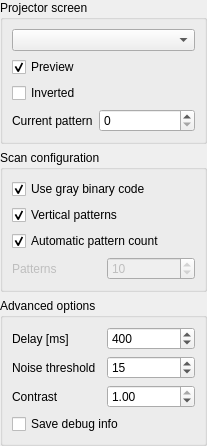
<?xml version="1.0" encoding="UTF-8"?>
<ui version="4.0">
 <class>ZBinaryPatternProjectionConfigWidget</class>
 <widget class="QWidget" name="ZBinaryPatternProjectionConfigWidget">
  <property name="geometry">
   <rect>
    <x>0</x>
    <y>0</y>
    <width>207</width>
    <height>445</height>
   </rect>
  </property>
  <property name="windowTitle">
   <string>Binary pattern configuration</string>
  </property>
  <layout class="QGridLayout" name="gridLayout">
   <property name="leftMargin">
    <number>0</number>
   </property>
   <property name="topMargin">
    <number>0</number>
   </property>
   <property name="rightMargin">
    <number>0</number>
   </property>
   <property name="bottomMargin">
    <number>0</number>
   </property>
   <item row="2" column="0">
    <widget class="QGroupBox" name="groupBox_2">
     <property name="sizePolicy">
      <sizepolicy hsizetype="Preferred" vsizetype="Fixed">
       <horstretch>1</horstretch>
       <verstretch>0</verstretch>
      </sizepolicy>
     </property>
     <property name="title">
      <string>Advanced options</string>
     </property>
     <layout class="QGridLayout" name="gridLayout_4">
      <item row="0" column="0">
       <widget class="QLabel" name="label_7">
        <property name="text">
         <string>Delay [ms]</string>
        </property>
       </widget>
      </item>
      <item row="0" column="1">
       <widget class="QSpinBox" name="interPhotoDelaySpinBox">
        <property name="maximum">
         <number>99999</number>
        </property>
        <property name="singleStep">
         <number>100</number>
        </property>
        <property name="value">
         <number>400</number>
        </property>
       </widget>
      </item>
      <item row="1" column="0">
       <widget class="QLabel" name="label_4">
        <property name="text">
         <string>Noise threshold</string>
        </property>
       </widget>
      </item>
      <item row="1" column="1">
       <widget class="QSpinBox" name="noiseThresholdSpinBox">
        <property name="maximum">
         <number>999</number>
        </property>
        <property name="value">
         <number>15</number>
        </property>
       </widget>
      </item>
      <item row="2" column="0">
       <widget class="QLabel" name="label_11">
        <property name="text">
         <string>Contrast</string>
        </property>
       </widget>
      </item>
      <item row="2" column="1">
       <widget class="QDoubleSpinBox" name="intensitySpinBox">
        <property name="maximum">
         <double>1.000000000000000</double>
        </property>
        <property name="singleStep">
         <double>0.100000000000000</double>
        </property>
        <property name="value">
         <double>1.000000000000000</double>
        </property>
       </widget>
      </item>
      <item row="3" column="0" colspan="2">
       <widget class="QCheckBox" name="debugModeCheckBox">
        <property name="text">
         <string>Save debug info</string>
        </property>
       </widget>
      </item>
     </layout>
    </widget>
   </item>
   <item row="1" column="0">
    <widget class="QGroupBox" name="groupBox">
     <property name="sizePolicy">
      <sizepolicy hsizetype="Preferred" vsizetype="Fixed">
       <horstretch>1</horstretch>
       <verstretch>0</verstretch>
      </sizepolicy>
     </property>
     <property name="title">
      <string>Scan configuration</string>
     </property>
     <layout class="QGridLayout" name="gridLayout_2">
      <item row="2" column="0" colspan="2">
       <widget class="QCheckBox" name="automaticPatternCountCheckBox">
        <property name="text">
         <string>Automatic pattern count</string>
        </property>
        <property name="checked">
         <bool>true</bool>
        </property>
       </widget>
      </item>
      <item row="4" column="0">
       <widget class="QLabel" name="patternCountLabel">
        <property name="enabled">
         <bool>false</bool>
        </property>
        <property name="text">
         <string>Patterns</string>
        </property>
       </widget>
      </item>
      <item row="1" column="0" colspan="2">
       <widget class="QCheckBox" name="verticalCheckBox">
        <property name="text">
         <string>Vertical patterns</string>
        </property>
        <property name="checked">
         <bool>true</bool>
        </property>
       </widget>
      </item>
      <item row="4" column="1">
       <widget class="QSpinBox" name="patternCountSpinBox">
        <property name="enabled">
         <bool>false</bool>
        </property>
        <property name="minimum">
         <number>1</number>
        </property>
        <property name="maximum">
         <number>11</number>
        </property>
        <property name="value">
         <number>10</number>
        </property>
       </widget>
      </item>
      <item row="0" column="0" colspan="2">
       <widget class="QCheckBox" name="useGrayBinaryCheckBox">
        <property name="text">
         <string>Use gray binary code</string>
        </property>
        <property name="checked">
         <bool>true</bool>
        </property>
       </widget>
      </item>
     </layout>
    </widget>
   </item>
   <item row="0" column="0">
    <widget class="QGroupBox" name="groupBox_4">
     <property name="title">
      <string>Projector screen</string>
     </property>
     <layout class="QFormLayout" name="formLayout_3">
      <item row="0" column="0" colspan="2">
       <widget class="QComboBox" name="patternScreenComboBox"/>
      </item>
      <item row="1" column="0">
       <widget class="QCheckBox" name="patternProjectionPreviewCheckBox">
        <property name="text">
         <string>Preview</string>
        </property>
        <property name="checked">
         <bool>true</bool>
        </property>
       </widget>
      </item>
      <item row="2" column="0">
       <widget class="QCheckBox" name="invertedCheckBox">
        <property name="text">
         <string>Inverted</string>
        </property>
       </widget>
      </item>
      <item row="3" column="0">
       <widget class="QLabel" name="label_2">
        <property name="text">
         <string>Current pattern</string>
        </property>
       </widget>
      </item>
      <item row="3" column="1">
       <widget class="QSpinBox" name="currentPatternSpinBox"/>
      </item>
     </layout>
    </widget>
   </item>
  </layout>
 </widget>
 <resources/>
 <connections/>
</ui>
